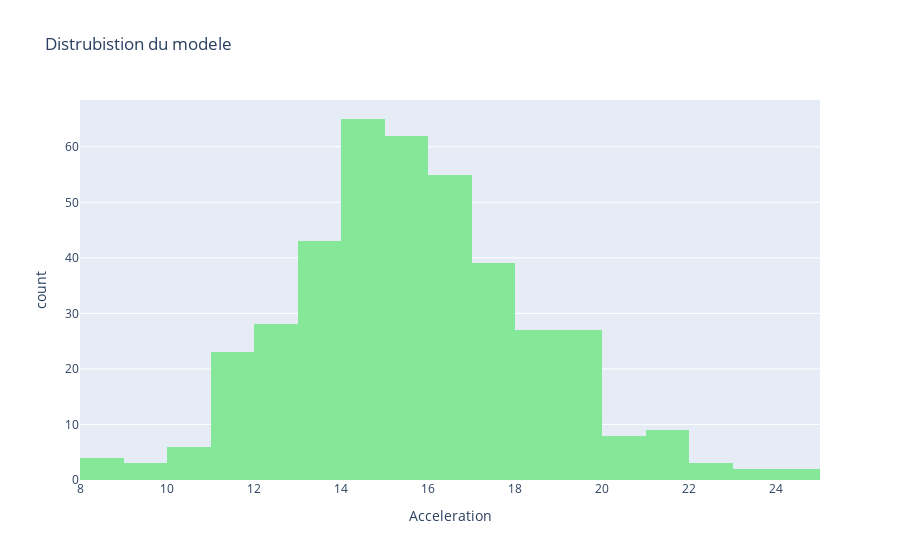

Notebook cell for this chart:
### Code cell
g= px.histogram(df, x=df.Acceleration, title='Distrubistion du modele ', color_discrete_sequence=['#84e898'], )
g.show()

### Figure 1 — Plotly figure (JSON) as saved in the notebook; plotly's stock layout.template omitted (floating-point values rounded to 4 significant figures; data arrays with more than 128 entries replaced by an {"elided": "..."} marker saying what was removed)
{"data": [{"alignmentgroup": "True", "bingroup": "x", "hovertemplate": "Acceleration=%{x}<br>count=%{y}<extra></extra>", "legendgroup": "", "marker": {"color": "#84e898", "pattern": {"shape": ""}}, "name": "", "offsetgroup": "", "orientation": "v", "showlegend": false, "type": "histogram", "x": {"elided": "406 float values"}, "xaxis": "x", "yaxis": "y"}], "layout": {"barmode": "relative", "legend": {"tracegroupgap": 0}, "title": {"text": "Distrubistion du modele "}, "xaxis": {"anchor": "y", "domain": [0, 1], "title": {"text": "Acceleration"}}, "yaxis": {"anchor": "x", "domain": [0, 1], "title": {"text": "count"}}}}
